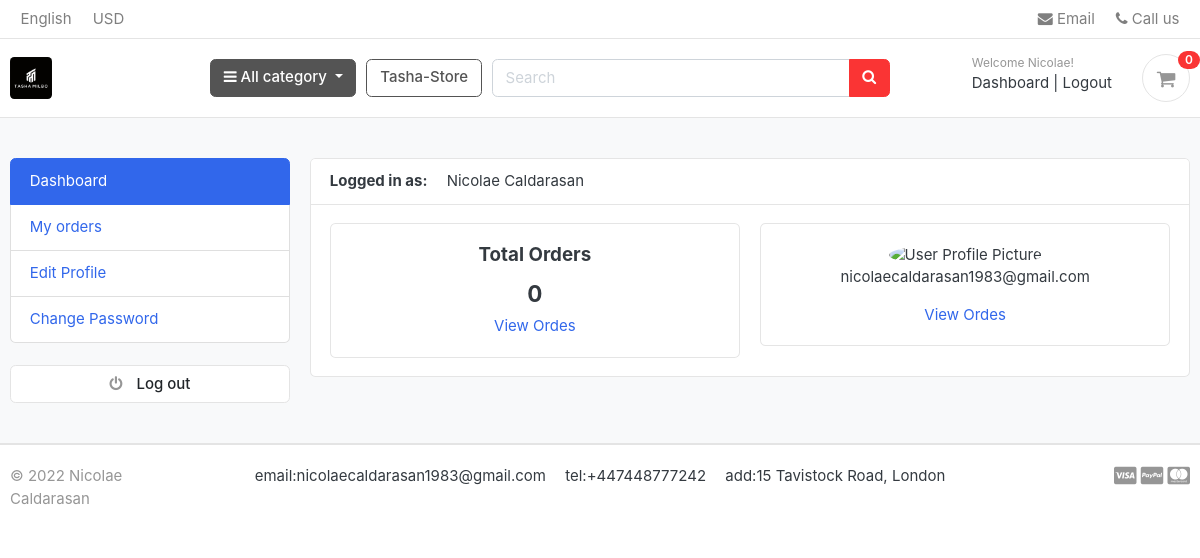
The app's page /accounts/dashboard/ (signed in) with its own data.
### accounts/models.py (models this page shows, shortened)
class Account(AbstractBaseUser):
    first_name   = models.CharField(max_length=50)
    last_name    = models.CharField(max_length=50)
    username     = models.CharField(max_length=50, unique=True)
    email        = models.EmailField(max_length=100, unique=True)
    phone_number = models.CharField(max_length=50)
    date_joined  = models.DateTimeField(auto_now_add=True)
    last_login   = models.DateTimeField(auto_now_add=True)
    is_admin     = models.BooleanField(default=False)
    is_staff     = models.BooleanField(default=False)
    is_active     = models.BooleanField(default=False)
    is_superadmin     = models.BooleanField(default=False)
    USERNAME_FIELD = 'email'
    REQUIRED_FIELDS = ['username', 'first_name', 'last_name']
    objects = MyAccountManager()
    def full_name(self):
        return f'{self.first_name}  {self.last_name}'

### accounts/views.py (the view)
# urls.py: path('dashboard/', views.dashboard, name='dashboard'),
@login_required(login_url = 'login')
def dashboard(request):
    orders = Order.objects.order_by('-created_at').filter(user_id=request.user.id, is_ordered=True)
    orders_count = orders.count
    context = {
    'orders_count': orders_count,
    }
    return render(request, 'accounts/dashboard.html', context)

### carts/context_processors.py (called while the page is built)
def counter(request):
    cart_count = 0
    if 'admin' in request.path:
        return()
    else:
        try:
            cart = Cart.objects.filter(cart_id=_cart_id(request))
            if request.user.is_authenticated:
                cart_items = CartItem.objects.all().filter(user=request.user)
            else:
                cart_items = CartItem.objects.all().filter(cart=cart[:1])
            for cart_item in cart_items:
                cart_count += cart_item.quantity
        except Cart.DoesNotExist:
            cart_count = 0
    return dict(cart_count=cart_count)

### carts/views.py (called while the page is built)
def _cart_id(request):
    cart = request.session.session_key
    if not cart:
        cart = request.session.create()
    return cart

### category/context_processors.py (called while the page is built)
def menu_links(request):
    links = Category.objects.all()
    return dict(links=links)

### category/models.py (called while the page is built)
    def get_url(self):
            return reverse('products_by_category', args=[self.slug])

### templates/accounts/dashboard.html (shortened to what this page needs)
{% extends 'base.html' %}
{% block content %}
<section class="section-conten padding-y bg">
<div class="container">
	<div class="row">
	{% include 'includes/dashboard_sidebar.html'%}
	<main class="col-md-9">
		<article class="card">
		<header class="card-header">
			<strong class="d-inline-block mr-3">Logged in as:</strong>
			<span>{{user.full_name}}</span>
		</header>
		<div class="card-body">
			<div class="row">
				<div class="col-md-6">
					<div class="card" style="text-align:center;">
						<div class="card-body">
							<h5 class="card-title">Total Orders</h5>
							<h4>{{orders_count}}</h4>
							<a href="">View Ordes</a>
						</div>
					</div>
				</div>
				<div class="col-md-6">
					<div class="card" style="text-align:center;">
						<div class="card-body">
             <img src="https://www.w3schools.com/howto/img_avatar.png" alt="User Profile Picture" width="50" height="50" style="border-radius:50%">
						 <p class="mb-0">{{user.email}}</p>
							<a href="">View Ordes</a>
						</div>
					</div>
				</div>
			</div>
		</div>
		</article>
	</main>
</div>
</div>
</section>
{% endblock %}

### templates/includes/navbar.html (shortened to what this page needs)
{% load static %}
<header class="section-header">
<nav class="navbar p-md-0 navbar-expand-sm navbar-light border-bottom">
<div class="container">
  <div class="collapse navbar-collapse" id="navbarTop4">
    <ul class="navbar-nav mr-auto">
      <li class="nav-item dropdown">
      <a href="#" class="nav-link">   English </a>
    </li>
    <li class="nav-item dropdown">
      <a href="#" class="nav-link"> USD </a>
    </li>
    </ul>
    <ul class="navbar-nav">
    <li><a href="#" class="nav-link"> <i class="fa fa-envelope"></i> Email </a></li>
    <li><a href="#" class="nav-link"> <i class="fa fa-phone"></i> Call us </a></li>
  </ul>
  </div>
</div>
</nav>
<section class="header-main border-bottom">
  <div class="container">
<div class="row align-items-center">
  <div class="col-lg-2 col-md-3 col-6">
    <a href="{% url 'home'%}" class="brand-wrap">
      <img class="logo" src="{% static './images/tasha_logo.jpg'%}" style="border-radius: 10%;">
    </a>
  </div>
  <div class="col-lg col-sm col-md col-6 flex-grow-0">
    <div class="category-wrap dropdown d-inline-block float-right">
      <button type="button" class="btn btn-secondary dropdown-toggle" data-toggle="dropdown">
        <i class="fa fa-bars"></i> All category
      </button>
    </div>
  </div>
  <a href="{% url 'store' %}" class="btn btn-outline-secondary">Tasha-Store</a>
  <div class="col-lg  col-md-6 col-sm-12 col">
    <form action="{% url 'search' %}" class="search" method='GET'>
      <div class="input-group w-100">
          <input type="text" class="form-control" style="width:60%;" placeholder="Search" name="keyword">
          <div class="input-group-append">
            <button class="btn btn-danger" type="submit">
              <i class="fa fa-search"></i>
            </button>
          </div>
        </div>
    </form>
  </div>
  <div class="col-lg-3 col-sm-6 col-8 order-2 order-lg-3">
        <div class="d-flex justify-content-end mb-3 mb-lg-0">
          {% if user.id is None %}
          <div class="widget-header">
            <small class="title text-muted">Welcome guest!</small>
            <div>
              <a href="{% url 'login' %}">Sign in</a> <span class="dark-transp"> | </span>
              <a href="{% url 'register' %}"> Register</a>
            </div>
          </div>
          {% else %}
          <div class="widget-header">
            <small class="title text-muted">Welcome {{user.first_name}}!</small>
            <div>
              <a href="{% url 'dashboard'%}">Dashboard</a> <span class="dark-transp"> | </span>
              <a href="{% url 'logout'%}">Logout</a>
            </div>
          </div>
          {% endif%}
          <a href="{% url 'cart' %}" class="widget-header pl-3 ml-3">
            <div class="icon icon-sm rounded-circle border"><i class="fa fa-shopping-cart"></i></div>
            <span class="badge badge-pill badge-danger notify">{{cart_count}}</span>
          </a>
        </div>
      </div>
</div>
  </div>
</section>
</header>

### greatkart/static/css/ui.css (style rules this page uses)
html { font-family: "Inter", sans-serif; font-size: 15px; }
.icon-xs, .icon-sm, .icon-md, .icon-lg { display: inline-block; text-align: center; flex-shrink: 0; flex-grow: 0; }
.icon-sm { width: 48px; height: 48px; line-height: 48px !important; font-size: 20px; }
.padding-y { padding-top: 40px; padding-bottom: 40px; }
article:after, .form-group:after { display: block; clear: both; content: ""; }
.bg { background-color: #f8f9fa; }
.header-main { position: relative; padding-top: 1rem; padding-bottom: 1rem; }
.brand-wrap .logo, .navbar-brand .logo { margin-right: 7px; max-height: 42px; display: inline-block; }
.widget-header { display: inline-block; vertical-align: middle; position: relative; }
.widget-header a { color: #343a40; }
.widget-header i { color: #969696; }
.widget-header .title { display: block; }
.widget-header .notify { position: absolute; top: -3px; right: -10px; }
.notify { position: absolute; top: -4px; right: -10px; display: inline-block; padding: 0.25em 0.6em; font-size: 12px; line-height: 1; text-align: center; border-radius: 3rem; color: #fff; background-color: #fa3434; }

### records on screen
Account: first_name "Nicolae", full_name "Nicolae Caldarasan", email "nicolaecaldarasan1983@gmail.com"

### other values on screen
{{ cart_count }} "0"
{{ orders_count }} "0"
